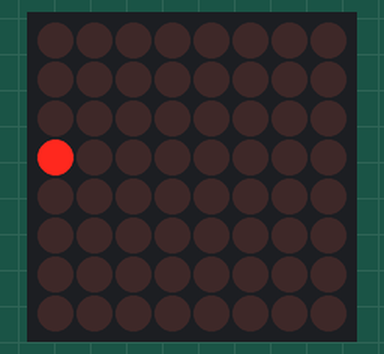
This program was run on a simulated ESP32 board running MicroPython. Shown: 8×8 LED matrix. Library files of the repository ran but are not shown: max7219.py.

Above: at 0.05 s.
At 0.75 s:
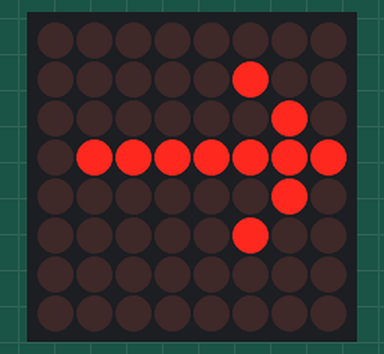
At 1.4 s:
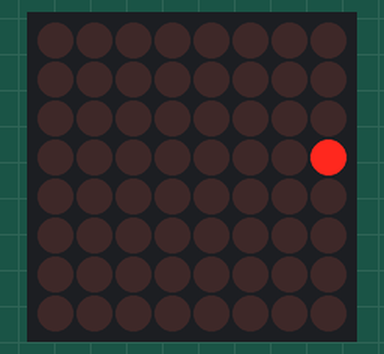
At 2.0 s:
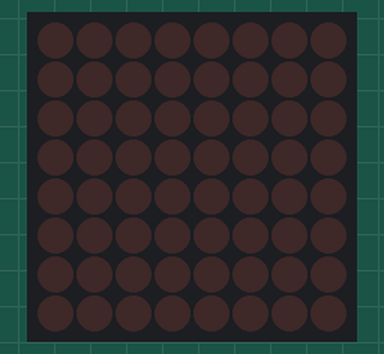
At 2.76 s:
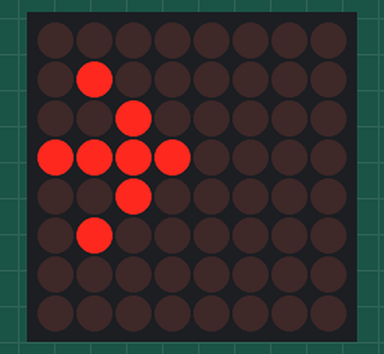

The program:

s_dianzhengtu.py
```python
import max7219
from machine import Pin, SPI
import time

spi = SPI(1, baudrate=10000000, polarity=1, phase=0, sck=Pin(2), mosi=Pin(16))
ss = Pin(4, Pin.OUT)

display = max7219.Matrix8x8(spi, ss, 1)

def draw_arrow(x):
    display.fill(0)
    display.hline(x, 3, 6, 1)  # 水平线
    display.line(x+4, 1, x+6, 3, 1)  # 上斜线
    display.line(x+4, 5, x+6, 3, 1)  # 下斜线
    display.show()

while True:
    # 从左到右移动
    for x in range(-6, 8):
        draw_arrow(x)
        time.sleep(0.1)  # 暂停0.1秒

    # 短暂暂停
    time.sleep(0.5)

    # 清空显示
    display.fill(0)
    display.show()

    # 再次短暂暂停
    time.sleep(0.5)
```

Measured:
- by itself, everything shown: repeats every 2.4 s, in 15 steps
- what the display in image 2 shows lasts 0.6 s, from 1.3 s to 1.9 s
- what the display in image 3 shows lasts 0.5 s, from 1.9 s to 2.4 s
